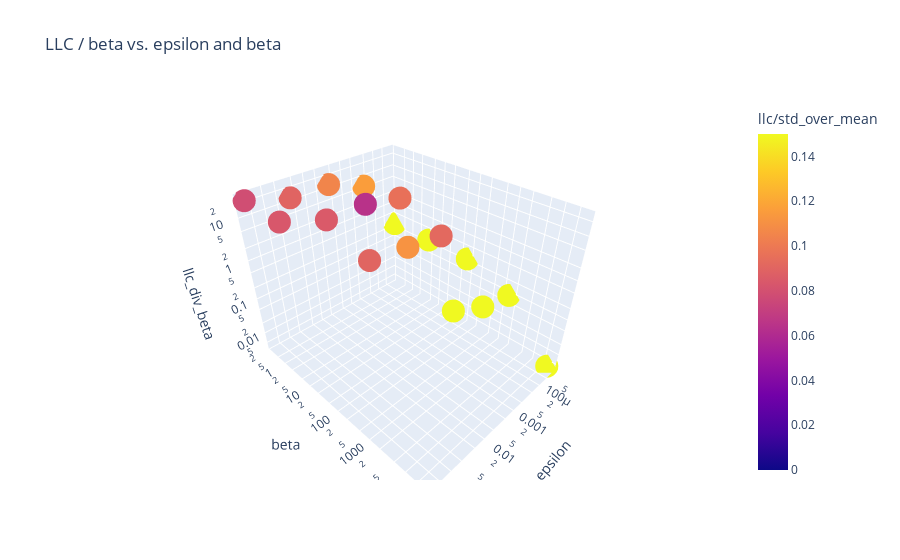

Notebook code for this chart:
### Markdown cell above
From this, we can see that the final LLC flattens out if epsilon > 0.001, so that's the epsilon parameter range we should go for. But we also have some dependence of the llc on beta, which is maybe linear from the looks of it? We get our LLC estimates by taking (sampled_loss - initial_loss) * nbeta, so maybe that final nbeta term is what we're seeing here. Let's divide it out to see this better.

(Note that this does not quite mean the LLC curve should be fully linear in nbeta, as the choice of nbeta can and does influence the SGLD sampling process and so can change the sampled loss.)

### Code cell
analyzer.plot(div_out_beta=True)

### Figure 1 — Plotly figure (JSON) as saved in the notebook; plotly's stock layout.template omitted (floating-point values rounded to 4 significant figures)
{"data": [{"hovertemplate": "epsilon=%{x}<br>beta=%{y}<br>llc_div_beta=%{z}<br>llc/std_over_mean=%{marker.color}<extra></extra>", "legendgroup": "", "marker": {"color": [0.2167, 0.1915, 0.2271, 0.1858, 0.3625, 0.1157, 0.09575, 0.09196, 0.1945, 18.57, 0.105, 0.0643, 0.1115, 0.351, 0.08951, 0.0846, 0.09001, 0.07863, 0.08333], "coloraxis": "coloraxis", "symbol": "circle"}, "mode": "markers", "name": "", "scene": "scene", "showlegend": false, "type": "scatter3d", "x": [3e-05, 3e-05, 3e-05, 3e-05, 3e-05, 0.0003, 0.0003, 0.0003, 0.0003, 0.0003, 0.003, 0.003, 0.003, 0.003, 0.03, 0.03, 0.03, 0.3, 0.3], "y": [0.2638, 4.691, 83.42, 1483.0, 26380.0, 0.2638, 4.691, 83.42, 1483.0, 26380.0, 0.2638, 4.691, 83.42, 1483.0, 0.2638, 4.691, 83.42, 0.2638, 4.691], "z": [0.2843, 0.2769, 0.2632, 0.09743, 0.004233, 6.479, 7.858, 2.646, 0.1584, -0.002312, 13.82, 11.76, 3.574, 0.4355, 13.69, 11.63, 4.778, 24.55, 23.77]}], "layout": {"coloraxis": {"cmax": 0.15, "cmin": 0, "colorbar": {"title": {"text": "llc/std_over_mean"}}, "colorscale": [[0, "#0d0887"], [0.1111, "#46039f"], [0.2222, "#7201a8"], [0.3333, "#9c179e"], [0.4444, "#bd3786"], [0.5556, "#d8576b"], [0.6667, "#ed7953"], [0.7778, "#fb9f3a"], [0.8889, "#fdca26"], [1, "#f0f921"]]}, "legend": {"tracegroupgap": 0}, "scene": {"domain": {"x": [0, 1], "y": [0, 1]}, "xaxis": {"title": {"text": "epsilon"}, "type": "log"}, "yaxis": {"title": {"text": "beta"}, "type": "log"}, "zaxis": {"title": {"text": "llc_div_beta"}, "type": "log"}}, "title": {"text": "LLC / beta vs. epsilon and beta"}}}
